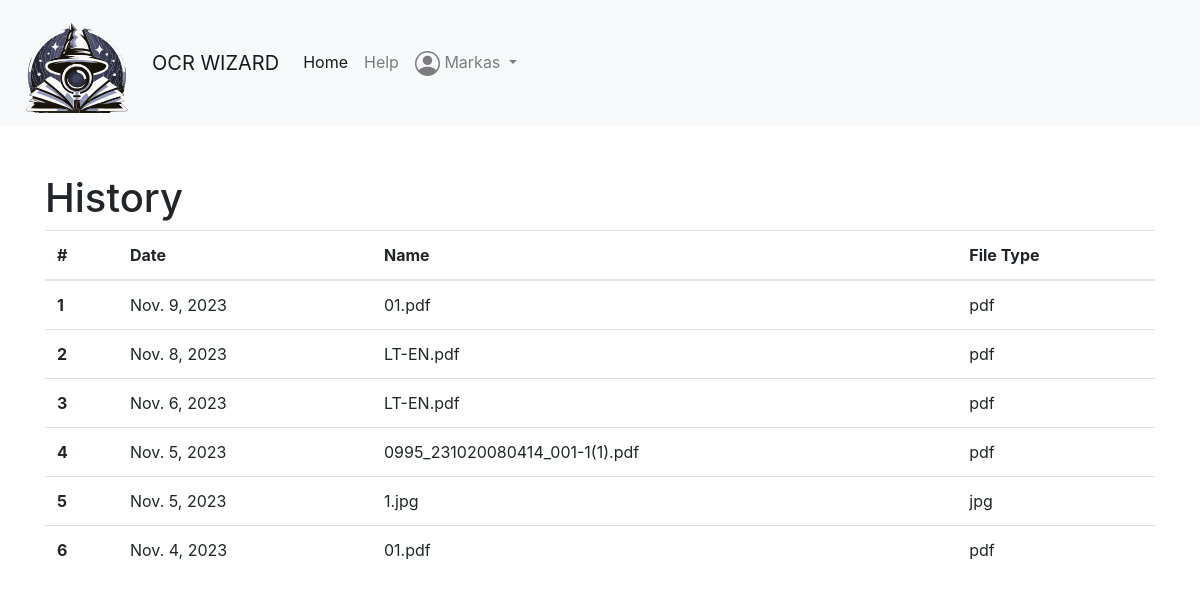
The app's page /home/account/ (signed in), older data.
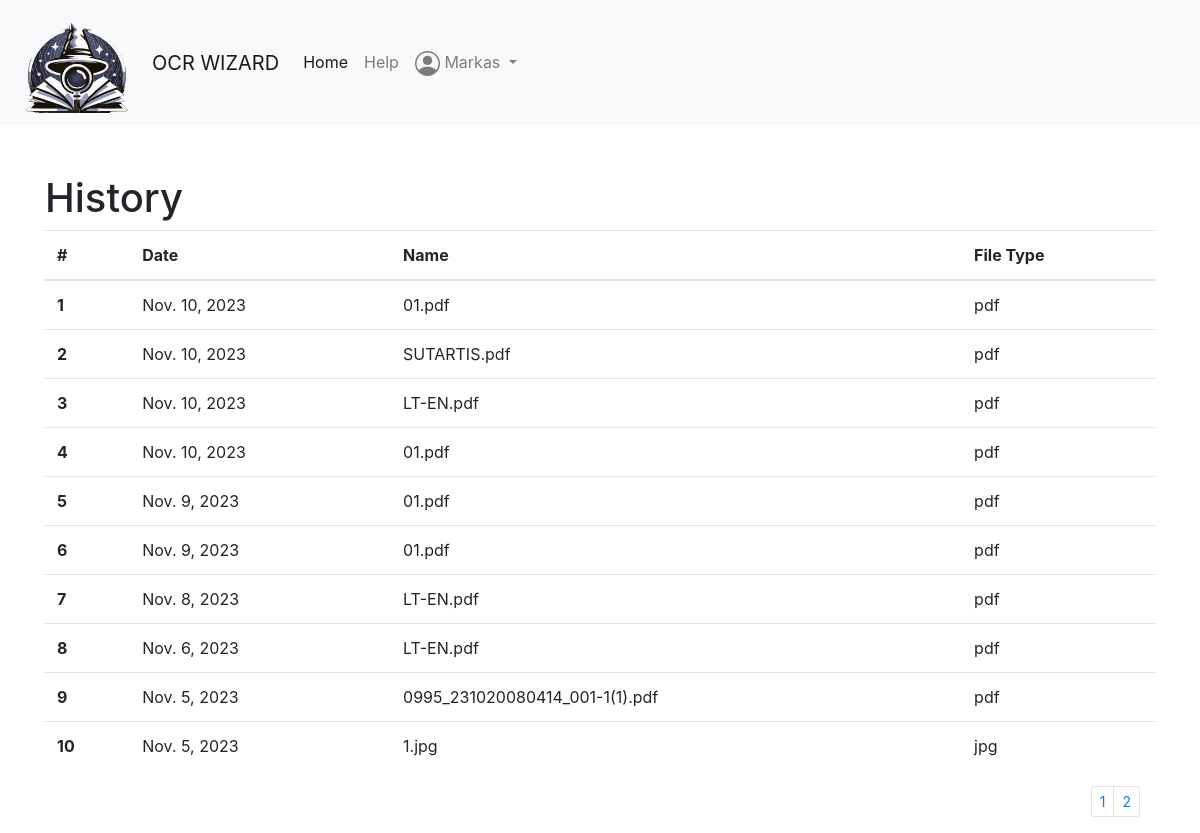
The same page, newer data.
### main/models.py (models this page shows, shortened)
class MetaData(models.Model):
    name = models.CharField(max_length=20, null=False)
    user = models.ForeignKey(User, on_delete=models.SET_NULL, null=True, blank=True)
    upload_at = models.DateField(null=True)
    file_type = models.CharField(max_length=6, null=True)

### main/views.py (the view)
# urls.py: path('account/', views.account_info, name='account_info'),
@login_required
def account_info(request):
    user_metadata = Paginator(MetaData.objects.filter(user=request.user).order_by('-upload_at'), 10)
    page_number = request.GET.get('page')
    paged_data = user_metadata.get_page(page_number)
    context = {'user_metadata': paged_data}
    return render(request, 'account_info.html', context)

### templates/account_info.html
{% extends "base.html" %}
{% block content %}
    <h1>History</h1>
    <table class="table">
      <thead>
        <tr>
          <th scope="col">#</th>
          <th scope="col">Date</th>
          <th scope="col">Name</th>
          <th scope="col">File Type</th>
        </tr>
      </thead>
      <tbody>
        {% for metadata in user_metadata %}
        <tr>
          <th scope="row">{{ forloop.counter }}</th>
          <td>{{ metadata.upload_at }}</td>
          <td>{{ metadata.name }}</td>
          <td>{{ metadata.file_type }}</td>
        </tr>
        {% empty %}
        <tr>
          <td colspan="5">No OCR works found.</td>
        </tr>
        {% endfor %}
      </tbody>
    </table>
    <div class="container pages">
    <nav aria-label="...">
        {% if user_metadata.has_other_pages %}
            <ul class="pagination pagination-sm justify-content-end">
                {% for i in user_metadata.paginator.page_range %}
                    {% if authors.number == i %}
                        <li class="page-item active">
                            <a class="page-link">{{ i }}</a>
                        </li>
                    {% else %}
                        <li class="page-item">
                            <a class="page-link" href="?page={{ i }}">{{ i }}</a>
                        </li>
                    {% endif %}
                {% endfor %}
            </ul>
        {% endif %}
    </nav>
</div>
{% endblock %}

### templates/base.html (shortened to what this page needs)
<!DOCTYPE html>
<html lang="en">
<head>
    <link href="https://maxcdn.bootstrapcdn.com/bootstrap/4.5.2/css/bootstrap.min.css" rel="stylesheet">
</head>
<body>
    {% load static %}
    <nav class="navbar navbar-expand-lg navbar-light bg-light">
        <a class="navbar-brand" href="#">
            <img src="{% static 'logo.svg' %}" alt="Logo" width="120" height="100" class="d-inline-block align-top">
        </a>
        <a class="navbar-brand" href="#">OCR WIZARD</a>
        <div class="collapse navbar-collapse" id="navbarNav">
            <ul class="navbar-nav">
                <li class="nav-item active">
                    <a class="nav-link" href="{% url 'index' %}">Home</a>
                </li>
                <li class="nav-item">
                        <a class="nav-link" href="{% url 'help_page' %}">Help</a>
                </li>
                {% if user.is_authenticated %}
                    <li class="nav-item dropdown">
                        <a class="nav-link dropdown-toggle" href="#" id="navbarDropdownMenuLink" role="button" data-toggle="dropdown" aria-haspopup="true" aria-expanded="false">
                            {{ user.get_username }}
                        </a>
                    </li>
                {% endif %}
            </ul>
        </div>
    </nav>
    <div class="container mt-5">
        {% block content %}{% endblock %}
    </div>
</body>
</html>

Row changes from the older to the newer data that the page shows:
no longer on this page (row unchanged): MetaData: upload_at "Nov. 4, 2023", name "01.pdf", file_type "pdf"
added MetaData: upload_at "Nov. 10, 2023", name "01.pdf", file_type "pdf"
added MetaData: upload_at "Nov. 10, 2023", name "SUTARTIS.pdf", file_type "pdf"
added MetaData: upload_at "Nov. 10, 2023", name "LT-EN.pdf", file_type "pdf"
added MetaData: upload_at "Nov. 10, 2023", name "01.pdf", file_type "pdf"
added MetaData: upload_at "Nov. 9, 2023", name "01.pdf", file_type "pdf"
Text that changed along with them:
new list line: "1"
new list line: "2"
